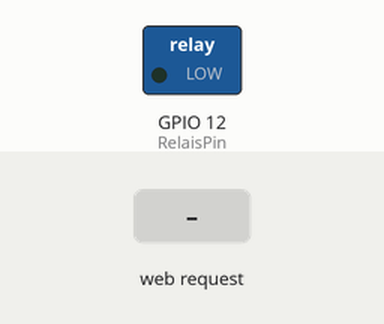
The sketch below on a simulated ESP8266 (NodeMCU). Parts: switched loads named in the sketch (green lamp = pin HIGH). The inputs (shaded band) are chosen by the test bench.

Above: at 1.2 s.
1.3 s: HTTP request GET /?state=1 received
At 2.3 s:
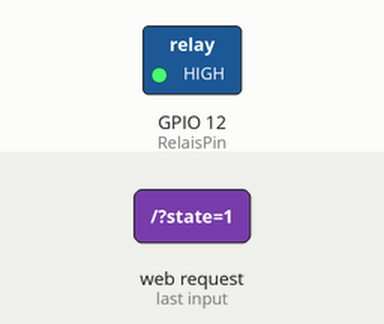
2.8 s: HTTP request GET /?state=0 received
At 3.5 s:
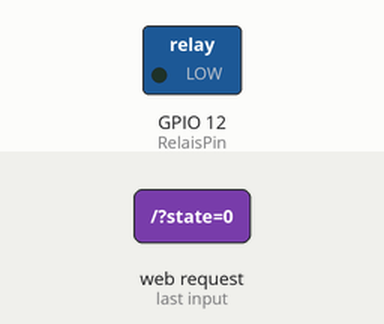
Timing chart, 0 to 5.8 s (numbered marks = the images above; inputs shaded):
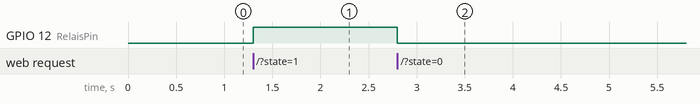

The sketch:

SONOFF_CODE.ino
```cpp
#include <ESP8266WiFi.h>
#include <ESP8266WebServer.h>

ESP8266WebServer server(80);

const char* ssid = "switcher01";
const char* pass = "switchmeister";

int RelaisPin = 12;


void switcher() {
  if(server.arg("state") == "1") digitalWrite(RelaisPin, HIGH);
  if(server.arg("state") == "0") digitalWrite(RelaisPin, LOW);
  server.send(204,"");
}


void setup() {
  pinMode(RelaisPin, OUTPUT);
  Serial.begin(115200);
  WiFi.softAP(ssid, pass);
  server.on("/", switcher);
  server.begin();
}


void loop() {
  server.handleClient();
}
```

Measured:
- after the input at 1.3 s, GPIO 12 (RelaisPin): LOW → HIGH at once
- after the input at 2.8 s, GPIO 12 (RelaisPin): HIGH → LOW at once
